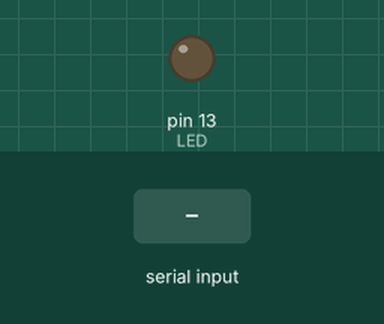
This sketch was run on a simulated Arduino Uno, built with avr-gcc and run on an emulated ATmega328P. Shown: output pins drawn as LEDs (lit = HIGH). The inputs (shaded band) are chosen by the test bench.

Above: at 1.2 s.
1.3 s: "ON\n" received over Serial
At 2.9 s:
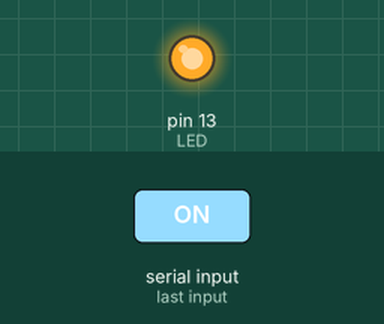
3.8 s: "OFF\n" received over Serial
At 6.0 s:
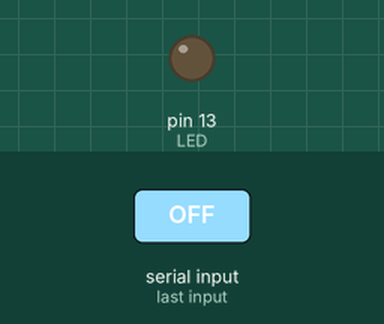
Timing chart, 0 to 7.5 s (numbered marks = the images above; inputs shaded):
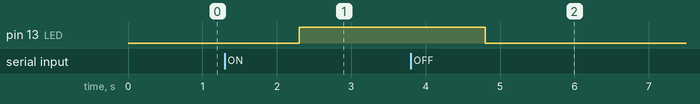

Measured:
- after the input at 1.3 s, pin 13 (LED): LOW → HIGH after 1.0 s
- after the input at 3.8 s, pin 13 (LED): HIGH → LOW after 1.0 s

The sketch:

Code.ino
```cpp
//------------Define------------//
#define LED 13 //Pin led interne
//-----------------------------//

//-----------Variable-----------//
String receivedData;// variable qui contient les message reçue par le port série
//-----------------------------//

void setup() {
  //-----------Initialisation-----------//
  Serial.begin(9600);
  //activation du moniteur série à 9600 bauds
  //-----------------------------------//

  //-----------Entrée/Sortie------------//
  pinMode(LED, OUTPUT);
  //-----------------------------------//

  //--------Initialisation-Sortie------//
  digitalWrite(LED, LOW);
  //-----------------------------------//
}

void loop() {
  /*
   * Ce programme permet de se connecter
   * a une application PC pour recevoir des
   * messages et allumer ou eteindre la led
   * interne en conséquence.
   *
   *  Jérémy Clémente 10/08/2023
  */

  //Début

  if (Serial.available() > 0) {//vérifie si on as un message
    receivedData = Serial.readStringUntil("\n");//récupère le message transmis
    receivedData.trim();//traite le message

    //message pour identifié la carte
    if (receivedData == "Debut") {
      Serial.println("7_seg");//renvoie un message spécifique
    }

    //piloté la led interne arduino
    if (receivedData == "ON") {
      digitalWrite(LED, HIGH);
    }
    else if (receivedData == "OFF") {
      digitalWrite(LED, LOW);
    }

  }

  //Fin
}
```
